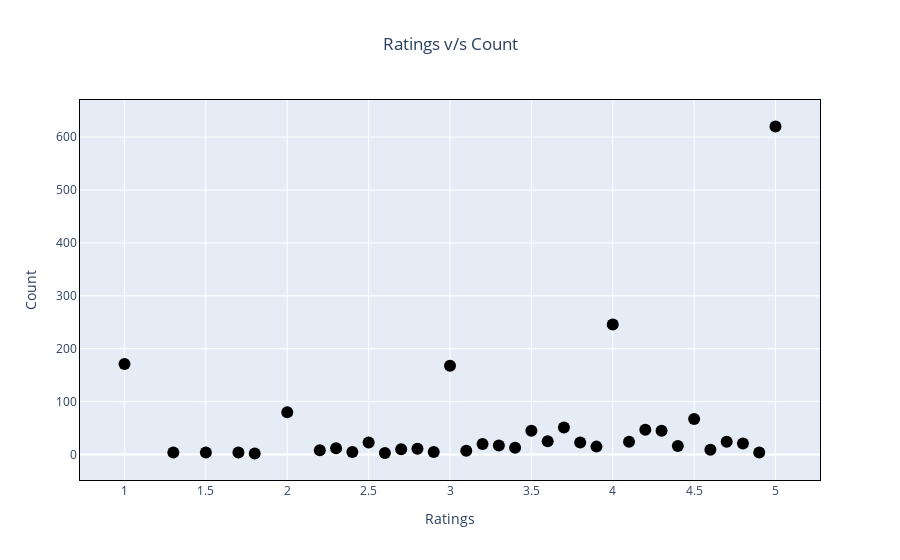

Here is the notebook cell this chart was saved with:
### Code cell
df.drop(df.index[df['product_rating'] == 'No rating available'], inplace = True) 
ratings=pd.DataFrame(df['product_rating'].value_counts().reset_index())
ratings['index'] = ratings['index'].astype(float)
ratings.head().sort_values(by=['index'],ascending=[False])
ratings.rename(columns = {'index':'Ratings','product_rating':'Counts'}, inplace = True)

#plotting the result
data=ratings
x=ratings['Ratings']
y=ratings['Counts']
figdot2 = go.Figure()
figdot2.add_trace(go.Scatter(
    x=x,
    y=y,
    marker=dict(color="black", size=12),
    mode="markers",
    name="ratings",
))

figdot2.update_layout(title="Ratings v/s Count",title_x=0.5,
                  xaxis_title="Ratings",
                  yaxis_title="Count",
                     )

figdot2.update_xaxes(showline=True, linewidth=1, linecolor='black', mirror=True)
figdot2.update_yaxes(showline=True, linewidth=1, linecolor='black', mirror=True)
figdot2.show()

### Figure 1 — Plotly figure (JSON) as saved in the notebook; plotly's stock layout.template omitted (floating-point values rounded to 4 significant figures)
{"data": [{"marker": {"color": "black", "size": 12}, "mode": "markers", "name": "ratings", "type": "scatter", "x": [5, 4, 1, 3, 2, 4.5, 3.7, 4.2, 3.5, 4.3, 3.6, 4.1, 4.7, 2.5, 3.8, 4.8, 3.2, 3.3, 4.4, 3.9, 3.4, 2.3, 2.8, 2.7, 4.6, 2.2, 3.1, 2.4, 2.9, 1.5, 4.9, 1.3, 1.7, 2.6, 1.8], "y": [620, 246, 171, 168, 80, 67, 51, 47, 45, 45, 25, 24, 24, 23, 23, 21, 20, 17, 16, 15, 13, 12, 11, 10, 9, 8, 7, 5, 5, 4, 4, 4, 4, 3, 2]}], "layout": {"title": {"text": "Ratings v/s Count", "x": 0.5}, "xaxis": {"linecolor": "black", "linewidth": 1, "mirror": true, "showline": true, "title": {"text": "Ratings"}}, "yaxis": {"linecolor": "black", "linewidth": 1, "mirror": true, "showline": true, "title": {"text": "Count"}}}}
